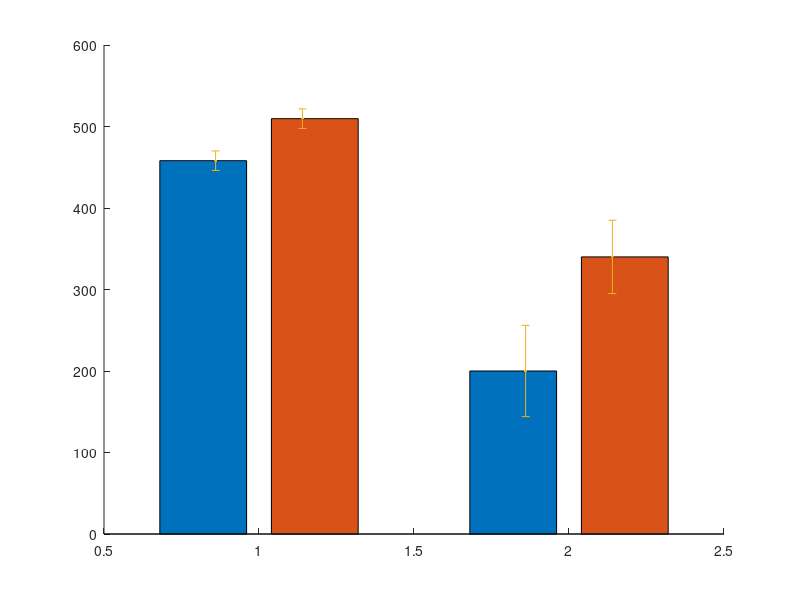

Reproduce this figure in MATLAB.
young= [458.05,509.63]; %values are for young and old respectively
young2= [458.05,509.63,200,340];
old= [200,340];
group = [young;old];
SEM=[12,12,56,45]; % values for error bars
 figure
hold on
bar(1:2,group)
errorbar([0.86,1.14,1.86,2.14],young2,SEM,'.') %errorbar(x,y,err)